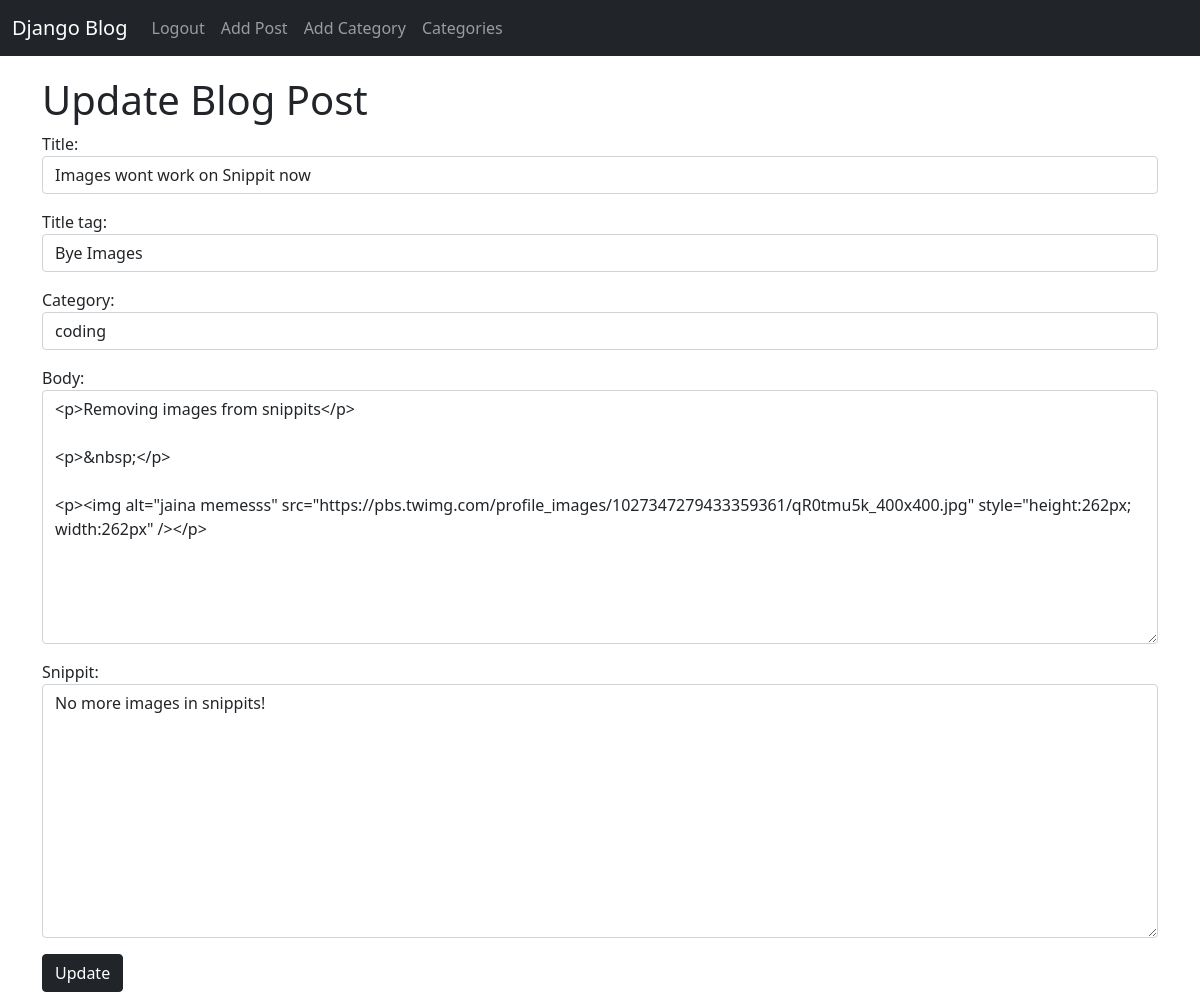
/post/edit/16 (signed in), run on the app's committed database.
### blog_files/models.py (models this page shows, shortened)
class Post(models.Model):
    title = models.CharField(max_length=255)
    title_tag = models.CharField(max_length=255)
    author = models.ForeignKey(User, on_delete=models.CASCADE)
    body = RichTextField(blank=True, null=True)
    date_posted = models.DateTimeField(auto_now_add=True)
    category = models.CharField(max_length=255, default='coding')
    snippit = models.CharField(max_length=255)

### blog_files/views.py (the view)
# urls.py: path('post/edit/<int:pk>', UpdatePostView.as_view(), name='update_post'),
class UpdatePostView(UpdateView):
    model = Post
    form_class = UpdateForm
    template_name = 'update_post.html'

### blog_files/forms.py
class UpdateForm(forms.ModelForm):
    class Meta:
        model = Post
        fields = ('title', 'title_tag', 'category', 'body', 'snippit')
        widgets = {
            'title': forms.TextInput(attrs={'class': 'form-control'}),
            'title_tag': forms.TextInput(attrs={'class': 'form-control', 'placeholder': 'Title for webpage tab'}),
            'category': forms.Select(choices = category_choices, attrs={'class': 'form-control'}),
            'body': forms.Textarea(attrs={'class': 'form-control'}),
            'snippit': forms.Textarea(attrs={'class': 'form-control', 'placeholder': 'Snippit for displaying on the index page..'}),
        }

### blog_files/templates/update_post.html (shortened to what this page needs)
{% extends 'base.html' %}
{% block content %}
{% if user.is_authenticated %}
    <h1>Update Blog Post</h1>
    <div class="form-group">
        <form method="POST">
            {{ form.as_p }}
            <button class="btn btn-dark">Update</button>
        </form>
    </div>
{% else %}
    <h1>Access Denied</h1>
    <p>You do not have the permissions to do this.</p>
{% endif %}
{% endblock %}

### data on the page
Post: title "Images wont work on Snippit now", title_tag "Bye Images", category "coding", body "<p>Removing images from snippits</p> <p>&nbsp;</p> <p><img alt=\"jaina memesss\" src=\"https://pbs.twimg.com/profile_images/1027347279433359361/qR0tmu5k_400x400.jpg\" style=\"height:262px; width:262px\" /></p>", snippit "No more images in snippits!"
